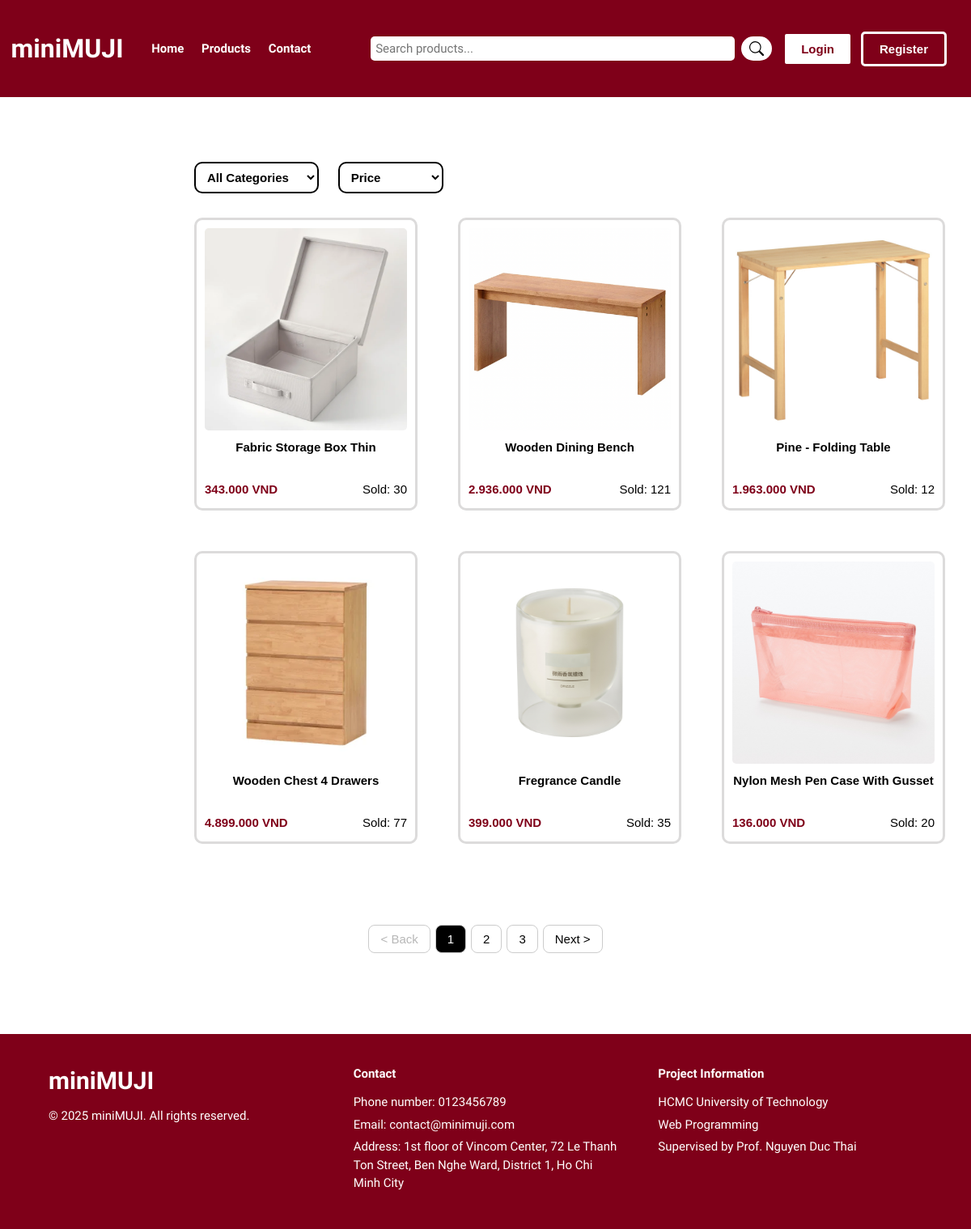
Page /products on the committed database.
### tables this page shows
CREATE TABLE PRODUCTS (
  id INT(11) NOT NULL AUTO_INCREMENT PRIMARY KEY,
  name VARCHAR(255) NOT NULL,
  description TEXT,
  price INT(11) NOT NULL,
  image VARCHAR(255) NOT NULL,
  category_id INT(11) NOT NULL,
  quantity INT(11) DEFAULT 0,
  sold INT(11) DEFAULT 0,
  FOREIGN KEY (category_id) REFERENCES CATEGORY(id) ON DELETE CASCADE ON UPDATE CASCADE
);

### src/views/user/products/products.php (the view, shortened to what this page needs)
<?php
include 'config.php';
$sort_price = isset($_GET['sort_price']) ? trim($_GET['sort_price']) : null;
$limit = 6;
$page = isset($_GET['pgn']) ? max(1, (int)$_GET['pgn']) : 1;
$offset = ($page - 1) * $limit;
$condition_clause = '';
switch ($sort_price) {
    default:
        $sort_clause = "ORDER BY id ASC";
        break;
}
$products = [];
$product_query = $conn->query("SELECT * FROM PRODUCTS $condition_clause $sort_clause LIMIT $limit OFFSET $offset");
if ($product_query) {
    while ($row = $product_query->fetch_assoc()) {
        $products[] = $row;
    }
}
?>
<head>
    <link rel = "stylesheet" href = "/minimuji/assets/css/style.css">
    <link rel = "stylesheet" href = "/minimuji/assets/css/products.css">
    <link rel = "stylesheet" href = "/minimuji/assets/css/pagination.css">
</head>
<body>
    <?php include 'src/components/header.php';?>
    <main>
        <section class = "container">
            <div class = "filters">
                <form method = "GET" id = "filterForm" action = "/minimuji/products">
                    <select name = "category" id = "category" onchange = "updateURL()">
                        <option value = "">All Categories</option>
                    </select>
                    <select name = "sort_price" id= "sort_price" onchange= "updateURL()">
                        <option value = "">Price</option>
                    </select>
                </form>
            </div>
            <?php if (empty($products)): ?>
                <p class="no-products">No products found</p>
            <?php else: ?>
                <div class = "product-container">
                    <?php foreach($products as $product): ?>
                        <div class = "box">
                            <button onclick="window.location.href='/minimuji/product-details/<?=$product['id']?>'">
                                <img src = "/minimuji/assets/images/products/<?=$product['image']?>" alt = "<?=$product['image']?>" class = "image">
                                <h3 class = "name"><?=$product['name']?></h3>
                                <div class = "info">
                                    <p class = "price"><?=number_format($product['price'], 0, ',', '.')?> VND</p>
                                    <p class = "sold">Sold: <?=$product['sold']?></p>
                                </div>
                            </button>
                        </div>
                    <?php endforeach ?>
                </div>
            <?php endif; ?>
        </section>
    </main>
    <?php
    include "src/components/pagination.php";
    ?>
    <?php include 'src/components/footer.php';?>
</body>

### assets/css/style.css (style rules this page uses)
body, html { padding: 0; font-family: 'Quicksand', sans-serif; display: flex; flex-direction: column; height: 100%; width: 100%; background-color: white; font-size: 15px; }
* { box-sizing: border-box; margin: 0; padding: 0; }

### assets/css/products.css (style rules this page uses)
.container { margin: 10vh 30vh; }
.filters { display: flex; justify-content: left; align-items: center; margin-bottom: 30px; flex-wrap: wrap; }
.filters select { background-color: white; border: 2px solid black; border-radius: 10px; padding: 8px 10px 8px 10px; margin: 0 20px 0 0; font-weight: bold; font-size: 15px; cursor: pointer; width: auto; }
.product-container { display: grid; grid-template-columns: 1fr 1fr 1fr; gap: 50px; align-items: flex-start; }
.box { background-color: white; border-radius: 10px; padding: 10px; text-align: center; position: relative; width: 100%; display: flex; flex-direction: column; justify-content: center; align-items: center; border: solid #dcdbdb; }
.box .image { width: 250px; height: 250px; object-fit: cover; border-radius: 5px; }
.box .name { font-size: 15px; height: 2.6rem; color: black; font-weight: bold; margin: 10px 0; }
.box .price { font-size: 15px; font-weight: bold; color: #7F0019; margin-top: 5px; }
.box .sold { font-size: 15px; color: black; margin-top: 5px; }
.box button { border: none; background-color: white; }
.box h3 { font-weight: bold; margin-bottom: 15px; line-height: 1.5; }
.box .info { display: flex; justify-content: space-between; align-items: center; margin-bottom: 5px; flex-wrap: wrap; }

### rows in the picture
products: image (picture), name "Fabric Storage Box Thin", price "343.000", sold "30"
products: image (picture), name "Wooden Dining Bench", price "2.936.000", sold "121"
products: image (picture), name "Pine - Folding Table", price "1.963.000", sold "12"
products: image (picture), name "Wooden Chest 4 Drawers", price "4.899.000", sold "77"
products: image (picture), name "Fregrance Candle", price "399.000", sold "35"
products: image (picture), name "Nylon Mesh Pen Case With Gusset", price "136.000", sold "20"

### other values in the picture
$i "1"
$i "2"
$i "3"
